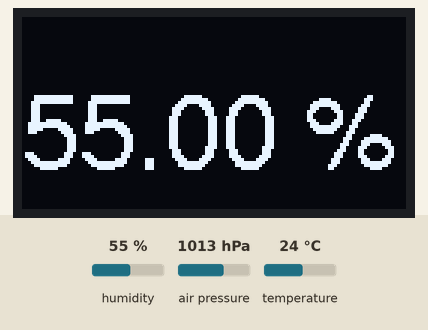
Bench run of a program on a simulated ESP32. On the bench: 128×64 one-colour display. Inputs (shaded band) come from the test bench; at power-on: humidity 55 %, air pressure 1013 hPa, temperature 24 °C. WiFi joins after 1.5 s; servers stay silent unless stated; what the program prints to the serial monitor is not drawn.

Above: at 7.7 s.
7.8 s: humidity set to 22 %
At 13.8 s:
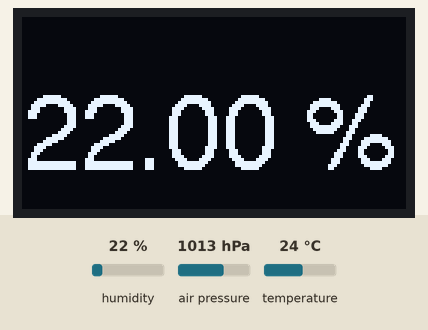
14.1 s: humidity set to 40 %
At 19.8 s:
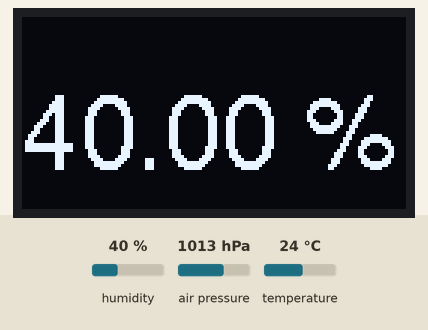
20.1 s: humidity set to 68 %
At 25.6 s:
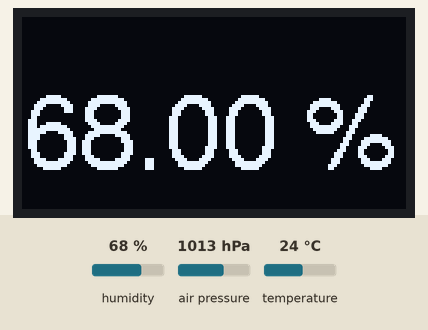
Timing chart, 0 to 27.1 s (numbered marks = the images above; inputs shaded):
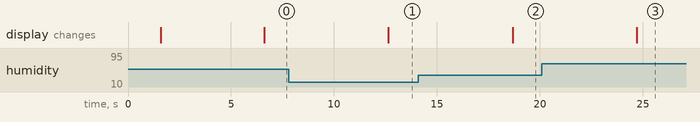

The program:

main.cpp
```cpp
#include <Arduino.h>
#include <WiFiManager.h>
#include <WiFi.h>

#include "OTAUpdate.h"

#include <Adafruit_Sensor.h>
#include <Adafruit_BME280.h>
#include <Adafruit_GFX.h>
#include <Adafruit_SSD1306.h>

#include <Fonts/FreeSans18pt7b.h>

Adafruit_BME280 bme280; // I2C

#define SCREEN_WIDTH 128 // OLED display width, in pixels
#define SCREEN_HEIGHT 64 // OLED display height, in pixels
// Declaration for an SSD1306 display connected to I2C (SDA, SCL pins)
#define OLED_RESET     4 // Reset pin # (or -1 if sharing Arduino reset pin)
Adafruit_SSD1306 display(SCREEN_WIDTH, SCREEN_HEIGHT, &Wire, OLED_RESET);

void setup() {
  Serial.begin(9600);
  Serial.println("Booting");

  //does not work
  WiFi.setHostname("Home-Commander");

  //WiFiManager
  //Local intialization. Once its business is done, there is no need to keep it around
  WiFiManager wifiManager;

  //reset saved settings - for debug purposes
  //wifiManager.resetSettings();

  //fetches ssid and pass from eeprom and tries to connetc
  //if it does not connect it starts an access point with the specified name
  //here  "AutoConnectAP"
  //and goes into a blocking loop awaiting configuration
  wifiManager.autoConnect("Home Commander");
  //OTA Update initialization
  OTAUpdate.begin();

  //SCL       ->     Pin D4 (GPIO2)                                 *
  //SDA       ->     Pin D3 (GPIO0)
  //Wire.begin(D3, D4);


  // default settings
  // (you can also pass in a Wire library object like &Wire2)
  if (!bme280.begin(0x76))
  {
    Serial.println("Could not find a valid BME280 sensor, check wiring!");
  }

  // weather monitoring
  Serial.println("-- Weather Station Scenario --");
  Serial.println("forced mode, 1x temperature / 1x humidity / 1x pressure oversampling,");
  Serial.println("filter off");

  bme280.setSampling(Adafruit_BME280::MODE_FORCED,
                  Adafruit_BME280::SAMPLING_X1, // temperature
                  Adafruit_BME280::SAMPLING_X1, // pressure
                  Adafruit_BME280::SAMPLING_X1, // humidity
                  Adafruit_BME280::FILTER_OFF   );

  // suggested rate is 1/60Hz (1m)
  //delayTime = 60000; // in milliseconds

  // SSD1306_SWITCHCAPVCC = generate display voltage from 3.3V internally
  if(!display.begin(SSD1306_SWITCHCAPVCC, 0x3C)) { // Address 0x3D for 128x64
    Serial.println(F("SSD1306 allocation failed"));
    //for(;;); // Don't proceed, loop forever
  }

  // Clear the buffer
  display.clearDisplay();

  display.setTextColor(WHITE);
  display.setFont(&FreeSans18pt7b);
  display.setCursor(0,30);
  display.println("Hi!");
  delay(5000);
}

void printValues() {
    Serial.print("Temperature = ");
    Serial.print(bme280.readTemperature());
    Serial.println(" *C");

    Serial.print("Pressure = ");

    Serial.print(bme280.readPressure() / 100.0F);
    Serial.println(" hPa");

    //Serial.print("Approx. Altitude = ");
    //Serial.print(bme280.readAltitude(SEALEVELPRESSURE_HPA));
    //Serial.println(" m");

    Serial.print("Humidity = ");
    Serial.print(bme280.readHumidity());
    Serial.println(" %");

    Serial.println();
}


void loop() {
  //handle OTA update
  OTAUpdate.handle();

  // Only needed in forced mode! In normal mode, you can remove the next line.
  bme280.takeForcedMeasurement(); // has no effect in normal mode

  String temperature = String(bme280.readHumidity(), 2);

  display.clearDisplay();
  display.setCursor(0,50);
  display.print(temperature); display.print(" %");
  display.display();

  printValues();
  delay(6000);
}
```

OTAUpdate.h
```cpp
#ifndef __OTA_UPDATE_H
#define __OTA_UPDATE_H

#define NO_GLOBAL_ARDUINOOTA
#include <ArduinoOTA.h>

class OTAUpdateClass: public ArduinoOTAClass
{

public:
    OTAUpdateClass(/* args */);
    ~OTAUpdateClass();

    //Starts the OTAUpdate service
    void begin();
};

#if !defined(NO_GLOBAL_INSTANCES) && !defined(NO_GLOBAL_OTAUPDATE)
extern OTAUpdateClass OTAUpdate;
#endif

#endif /* __OTA_UPDATE_H */
```

OTAUpdate.cpp
```cpp
#include "OTAUpdate.h"

#if !defined(NO_GLOBAL_INSTANCES) && !defined(NO_GLOBAL_OTAUPDATE)
OTAUpdateClass OTAUpdate;
#endif

OTAUpdateClass::OTAUpdateClass(/* args */)
{
}

OTAUpdateClass::~OTAUpdateClass()
{
}

//Starts the OTAUpdate service
void OTAUpdateClass::begin()
{
    // Port defaults to 8266
  // ArduinoOTA.setPort(8266);

  // Hostname defaults to esp8266-[ChipID]
  // ArduinoOTA.setHostname("myesp8266");

  // No authentication by default
  // ArduinoOTA.setPassword("admin");

  // Password can be set with it's md5 value as well
  // MD5(admin) = 21232f297a57a5a743894a0e4a801fc3
  // ArduinoOTA.setPasswordHash("21232f297a57a5a743894a0e4a801fc3");

  ArduinoOTAClass::onStart([]() {
    String type;
    if (OTAUpdate.getCommand() == U_FLASH) {
      type = "sketch";
    } else { // U_SPIFFS
      type = "filesystem";
    }

    // NOTE: if updating SPIFFS this would be the place to unmount SPIFFS using SPIFFS.end()
    Serial.println("Start updating " + type);
  });
  ArduinoOTAClass::onEnd([]() {
    Serial.println("\nEnd");
  });
  ArduinoOTAClass::onProgress([](unsigned int progress, unsigned int total) {
    Serial.printf("Progress: %u%%\r", (progress / (total / 100)));
  });
  ArduinoOTAClass::onError([](ota_error_t error) {
    Serial.printf("Error[%u]: ", error);
    if (error == OTA_AUTH_ERROR) {
      Serial.println("Auth Failed");
    } else if (error == OTA_BEGIN_ERROR) {
      Serial.println("Begin Failed");
    } else if (error == OTA_CONNECT_ERROR) {
      Serial.println("Connect Failed");
    } else if (error == OTA_RECEIVE_ERROR) {
      Serial.println("Receive Failed");
    } else if (error == OTA_END_ERROR) {
      Serial.println("End Failed");
    }
  });
  ArduinoOTAClass::begin();
}
```

Measured:
- after the input at 7.8 s, the display: changes after 4.8 s (image 1)
- after the input at 14.1 s, the display: changes after 4.6 s (image 2)
- after the input at 20.1 s, the display: changes after 4.6 s (image 3)
